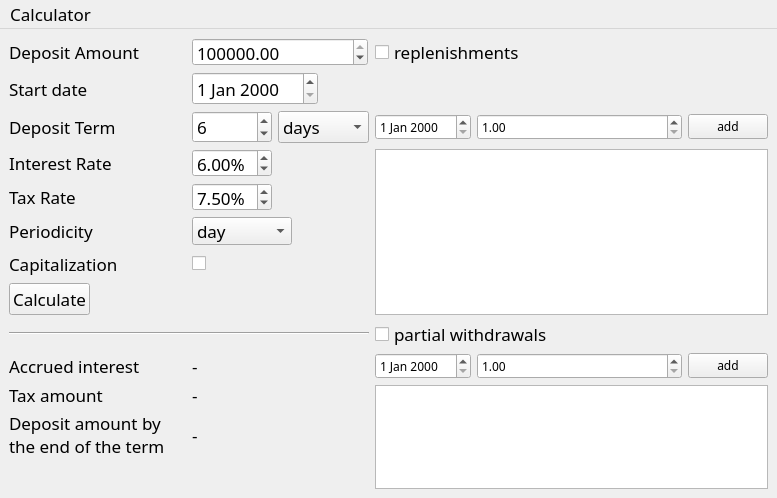
<?xml version="1.0" encoding="UTF-8"?>
<ui version="4.0">
 <class>Deposit</class>
 <widget class="QMainWindow" name="Deposit">
  <property name="geometry">
   <rect>
    <x>0</x>
    <y>0</y>
    <width>777</width>
    <height>498</height>
   </rect>
  </property>
  <property name="windowTitle">
   <string/>
  </property>
  <widget class="QWidget" name="centralwidget">
   <layout class="QFormLayout" name="formLayout">
    <item row="0" column="0" colspan="2">
     <layout class="QGridLayout" name="gridLayout">
      <item row="3" column="1">
       <widget class="QDoubleSpinBox" name="rate">
        <property name="sizePolicy">
         <sizepolicy hsizetype="Fixed" vsizetype="Fixed">
          <horstretch>0</horstretch>
          <verstretch>0</verstretch>
         </sizepolicy>
        </property>
        <property name="minimumSize">
         <size>
          <width>80</width>
          <height>28</height>
         </size>
        </property>
        <property name="maximumSize">
         <size>
          <width>80</width>
          <height>16777215</height>
         </size>
        </property>
        <property name="font">
         <font>
          <family>Sans Serif</family>
          <pointsize>13</pointsize>
         </font>
        </property>
        <property name="suffix">
         <string>%</string>
        </property>
        <property name="decimals">
         <number>2</number>
        </property>
        <property name="value">
         <double>6.000000000000000</double>
        </property>
       </widget>
      </item>
      <item row="11" column="0">
       <widget class="QLabel" name="label_4">
        <property name="sizePolicy">
         <sizepolicy hsizetype="Fixed" vsizetype="Preferred">
          <horstretch>0</horstretch>
          <verstretch>0</verstretch>
         </sizepolicy>
        </property>
        <property name="minimumSize">
         <size>
          <width>177</width>
          <height>40</height>
         </size>
        </property>
        <property name="baseSize">
         <size>
          <width>0</width>
          <height>100</height>
         </size>
        </property>
        <property name="font">
         <font>
          <family>Sans Serif</family>
          <pointsize>13</pointsize>
         </font>
        </property>
        <property name="text">
         <string>Deposit amount by the end of the term</string>
        </property>
        <property name="wordWrap">
         <bool>true</bool>
        </property>
       </widget>
      </item>
      <item row="9" column="0">
       <widget class="QLabel" name="label_6">
        <property name="sizePolicy">
         <sizepolicy hsizetype="Fixed" vsizetype="Fixed">
          <horstretch>0</horstretch>
          <verstretch>0</verstretch>
         </sizepolicy>
        </property>
        <property name="minimumSize">
         <size>
          <width>128</width>
          <height>20</height>
         </size>
        </property>
        <property name="font">
         <font>
          <family>Sans Serif</family>
          <pointsize>13</pointsize>
         </font>
        </property>
        <property name="text">
         <string>Accrued interest</string>
        </property>
       </widget>
      </item>
      <item row="6" column="1">
       <widget class="QCheckBox" name="capitalization">
        <property name="sizePolicy">
         <sizepolicy hsizetype="Fixed" vsizetype="Fixed">
          <horstretch>0</horstretch>
          <verstretch>0</verstretch>
         </sizepolicy>
        </property>
        <property name="minimumSize">
         <size>
          <width>14</width>
          <height>15</height>
         </size>
        </property>
        <property name="font">
         <font>
          <family>Sans Serif</family>
          <pointsize>13</pointsize>
         </font>
        </property>
        <property name="text">
         <string/>
        </property>
       </widget>
      </item>
      <item row="10" column="1">
       <widget class="QLabel" name="tax">
        <property name="minimumSize">
         <size>
          <width>176</width>
          <height>20</height>
         </size>
        </property>
        <property name="font">
         <font>
          <family>Sans Serif</family>
          <pointsize>13</pointsize>
         </font>
        </property>
        <property name="text">
         <string>-</string>
        </property>
       </widget>
      </item>
      <item row="9" column="1">
       <widget class="QLabel" name="accrued_interest">
        <property name="minimumSize">
         <size>
          <width>176</width>
          <height>20</height>
         </size>
        </property>
        <property name="font">
         <font>
          <family>Sans Serif</family>
          <pointsize>13</pointsize>
         </font>
        </property>
        <property name="text">
         <string>-</string>
        </property>
       </widget>
      </item>
      <item row="0" column="0">
       <widget class="QLabel" name="label">
        <property name="sizePolicy">
         <sizepolicy hsizetype="Fixed" vsizetype="Preferred">
          <horstretch>0</horstretch>
          <verstretch>0</verstretch>
         </sizepolicy>
        </property>
        <property name="minimumSize">
         <size>
          <width>127</width>
          <height>28</height>
         </size>
        </property>
        <property name="font">
         <font>
          <family>Sans Serif</family>
          <pointsize>13</pointsize>
         </font>
        </property>
        <property name="text">
         <string>Deposit Amount</string>
        </property>
        <property name="scaledContents">
         <bool>false</bool>
        </property>
       </widget>
      </item>
      <item row="2" column="1">
       <layout class="QHBoxLayout" name="deposit_term">
        <item>
         <widget class="QSpinBox" name="term">
          <property name="sizePolicy">
           <sizepolicy hsizetype="Fixed" vsizetype="Fixed">
            <horstretch>0</horstretch>
            <verstretch>0</verstretch>
           </sizepolicy>
          </property>
          <property name="minimumSize">
           <size>
            <width>80</width>
            <height>28</height>
           </size>
          </property>
          <property name="font">
           <font>
            <family>Sans Serif</family>
            <pointsize>13</pointsize>
           </font>
          </property>
          <property name="suffix">
           <string/>
          </property>
          <property name="prefix">
           <string/>
          </property>
          <property name="minimum">
           <number>1</number>
          </property>
          <property name="maximum">
           <number>650</number>
          </property>
          <property name="value">
           <number>6</number>
          </property>
         </widget>
        </item>
        <item>
         <widget class="QComboBox" name="deposut_term_type">
          <property name="sizePolicy">
           <sizepolicy hsizetype="Fixed" vsizetype="Fixed">
            <horstretch>0</horstretch>
            <verstretch>0</verstretch>
           </sizepolicy>
          </property>
          <property name="font">
           <font>
            <family>Sans Serif</family>
            <pointsize>13</pointsize>
           </font>
          </property>
          <item>
           <property name="text">
            <string>days</string>
           </property>
          </item>
          <item>
           <property name="text">
            <string>months</string>
           </property>
          </item>
          <item>
           <property name="text">
            <string>years</string>
           </property>
          </item>
         </widget>
        </item>
       </layout>
      </item>
      <item row="5" column="1">
       <widget class="QComboBox" name="periodicity">
        <property name="sizePolicy">
         <sizepolicy hsizetype="Fixed" vsizetype="Fixed">
          <horstretch>0</horstretch>
          <verstretch>0</verstretch>
         </sizepolicy>
        </property>
        <property name="minimumSize">
         <size>
          <width>97</width>
          <height>28</height>
         </size>
        </property>
        <property name="font">
         <font>
          <family>Sans Serif</family>
          <pointsize>13</pointsize>
         </font>
        </property>
        <item>
         <property name="text">
          <string>day</string>
         </property>
        </item>
        <item>
         <property name="text">
          <string>week</string>
         </property>
        </item>
        <item>
         <property name="text">
          <string>month</string>
         </property>
        </item>
        <item>
         <property name="text">
          <string>quartal</string>
         </property>
        </item>
        <item>
         <property name="text">
          <string>half year</string>
         </property>
        </item>
        <item>
         <property name="text">
          <string>year</string>
         </property>
        </item>
       </widget>
      </item>
      <item row="10" column="2" rowspan="4">
       <widget class="QTableWidget" name="bot_table">
        <property name="sizePolicy">
         <sizepolicy hsizetype="MinimumExpanding" vsizetype="Expanding">
          <horstretch>0</horstretch>
          <verstretch>0</verstretch>
         </sizepolicy>
        </property>
        <property name="font">
         <font>
          <family>Sans Serif</family>
         </font>
        </property>
        <attribute name="horizontalHeaderVisible">
         <bool>false</bool>
        </attribute>
        <column>
         <property name="text">
          <string>Date</string>
         </property>
        </column>
        <column>
         <property name="text">
          <string>Amount</string>
         </property>
        </column>
        <column>
         <property name="text">
          <string>Delete</string>
         </property>
        </column>
       </widget>
      </item>
      <item row="5" column="0">
       <widget class="QLabel" name="label_7">
        <property name="sizePolicy">
         <sizepolicy hsizetype="Fixed" vsizetype="Preferred">
          <horstretch>0</horstretch>
          <verstretch>0</verstretch>
         </sizepolicy>
        </property>
        <property name="minimumSize">
         <size>
          <width>83</width>
          <height>28</height>
         </size>
        </property>
        <property name="font">
         <font>
          <family>Sans Serif</family>
          <pointsize>13</pointsize>
         </font>
        </property>
        <property name="text">
         <string>Periodicity</string>
        </property>
       </widget>
      </item>
      <item row="0" column="2">
       <widget class="QCheckBox" name="replenishments">
        <property name="sizePolicy">
         <sizepolicy hsizetype="Fixed" vsizetype="Fixed">
          <horstretch>0</horstretch>
          <verstretch>0</verstretch>
         </sizepolicy>
        </property>
        <property name="minimumSize">
         <size>
          <width>145</width>
          <height>28</height>
         </size>
        </property>
        <property name="font">
         <font>
          <family>Sans Serif</family>
          <pointsize>13</pointsize>
         </font>
        </property>
        <property name="autoFillBackground">
         <bool>false</bool>
        </property>
        <property name="text">
         <string>replenishments</string>
        </property>
       </widget>
      </item>
      <item row="6" column="0">
       <widget class="QLabel" name="label_5">
        <property name="sizePolicy">
         <sizepolicy hsizetype="Fixed" vsizetype="Preferred">
          <horstretch>0</horstretch>
          <verstretch>0</verstretch>
         </sizepolicy>
        </property>
        <property name="minimumSize">
         <size>
          <width>107</width>
          <height>26</height>
         </size>
        </property>
        <property name="font">
         <font>
          <family>Sans Serif</family>
          <pointsize>13</pointsize>
         </font>
        </property>
        <property name="text">
         <string>Capitalization</string>
        </property>
       </widget>
      </item>
      <item row="11" column="1">
       <widget class="QLabel" name="dep_by_end">
        <property name="minimumSize">
         <size>
          <width>176</width>
          <height>40</height>
         </size>
        </property>
        <property name="font">
         <font>
          <family>Sans Serif</family>
          <pointsize>13</pointsize>
         </font>
        </property>
        <property name="text">
         <string>-</string>
        </property>
       </widget>
      </item>
      <item row="3" column="0">
       <widget class="QLabel" name="label_3">
        <property name="sizePolicy">
         <sizepolicy hsizetype="Fixed" vsizetype="Preferred">
          <horstretch>0</horstretch>
          <verstretch>0</verstretch>
         </sizepolicy>
        </property>
        <property name="minimumSize">
         <size>
          <width>101</width>
          <height>28</height>
         </size>
        </property>
        <property name="font">
         <font>
          <family>Sans Serif</family>
          <pointsize>13</pointsize>
         </font>
        </property>
        <property name="text">
         <string>Interest Rate</string>
        </property>
       </widget>
      </item>
      <item row="0" column="1">
       <widget class="QDoubleSpinBox" name="deposit_amount">
        <property name="sizePolicy">
         <sizepolicy hsizetype="Fixed" vsizetype="Fixed">
          <horstretch>0</horstretch>
          <verstretch>0</verstretch>
         </sizepolicy>
        </property>
        <property name="minimumSize">
         <size>
          <width>176</width>
          <height>28</height>
         </size>
        </property>
        <property name="baseSize">
         <size>
          <width>0</width>
          <height>0</height>
         </size>
        </property>
        <property name="font">
         <font>
          <family>Sans Serif</family>
          <pointsize>13</pointsize>
         </font>
        </property>
        <property name="minimum">
         <double>1.000000000000000</double>
        </property>
        <property name="maximum">
         <double>1000000000000.000000000000000</double>
        </property>
        <property name="value">
         <double>300000.000000000000000</double>
        </property>
       </widget>
      </item>
      <item row="2" column="2">
       <layout class="QHBoxLayout" name="top_layout">
        <item>
         <widget class="QDateEdit" name="top_date">
          <property name="sizePolicy">
           <sizepolicy hsizetype="Fixed" vsizetype="Fixed">
            <horstretch>0</horstretch>
            <verstretch>0</verstretch>
           </sizepolicy>
          </property>
          <property name="font">
           <font>
            <family>Sans Serif</family>
           </font>
          </property>
         </widget>
        </item>
        <item>
         <widget class="QDoubleSpinBox" name="top_spin">
          <property name="sizePolicy">
           <sizepolicy hsizetype="Expanding" vsizetype="Fixed">
            <horstretch>0</horstretch>
            <verstretch>0</verstretch>
           </sizepolicy>
          </property>
          <property name="font">
           <font>
            <family>Sans Serif</family>
           </font>
          </property>
          <property name="locale">
           <locale language="English" country="Europe"/>
          </property>
          <property name="minimum">
           <double>1.000000000000000</double>
          </property>
          <property name="maximum">
           <double>1000000000000.000000000000000</double>
          </property>
         </widget>
        </item>
        <item>
         <widget class="QPushButton" name="top_add">
          <property name="sizePolicy">
           <sizepolicy hsizetype="Fixed" vsizetype="Fixed">
            <horstretch>0</horstretch>
            <verstretch>0</verstretch>
           </sizepolicy>
          </property>
          <property name="font">
           <font>
            <family>Sans Serif</family>
           </font>
          </property>
          <property name="text">
           <string>add</string>
          </property>
          <attribute name="buttonGroup">
           <string notr="true">add</string>
          </attribute>
         </widget>
        </item>
       </layout>
      </item>
      <item row="4" column="0">
       <widget class="QLabel" name="label_9">
        <property name="sizePolicy">
         <sizepolicy hsizetype="Fixed" vsizetype="Preferred">
          <horstretch>0</horstretch>
          <verstretch>0</verstretch>
         </sizepolicy>
        </property>
        <property name="minimumSize">
         <size>
          <width>66</width>
          <height>28</height>
         </size>
        </property>
        <property name="font">
         <font>
          <family>Sans Serif</family>
          <pointsize>13</pointsize>
         </font>
        </property>
        <property name="text">
         <string>Tax Rate</string>
        </property>
       </widget>
      </item>
      <item row="9" column="2">
       <layout class="QHBoxLayout" name="bot_layout">
        <item>
         <widget class="QDateEdit" name="bot_date">
          <property name="sizePolicy">
           <sizepolicy hsizetype="Fixed" vsizetype="Fixed">
            <horstretch>0</horstretch>
            <verstretch>0</verstretch>
           </sizepolicy>
          </property>
          <property name="font">
           <font>
            <family>Sans Serif</family>
           </font>
          </property>
         </widget>
        </item>
        <item>
         <widget class="QDoubleSpinBox" name="bot_spin">
          <property name="sizePolicy">
           <sizepolicy hsizetype="Expanding" vsizetype="Fixed">
            <horstretch>0</horstretch>
            <verstretch>0</verstretch>
           </sizepolicy>
          </property>
          <property name="font">
           <font>
            <family>Sans Serif</family>
           </font>
          </property>
          <property name="locale">
           <locale language="English" country="Europe"/>
          </property>
          <property name="minimum">
           <double>1.000000000000000</double>
          </property>
          <property name="maximum">
           <double>1000000000000.000000000000000</double>
          </property>
         </widget>
        </item>
        <item>
         <widget class="QPushButton" name="bot_add">
          <property name="sizePolicy">
           <sizepolicy hsizetype="Fixed" vsizetype="Fixed">
            <horstretch>0</horstretch>
            <verstretch>0</verstretch>
           </sizepolicy>
          </property>
          <property name="font">
           <font>
            <family>Sans Serif</family>
           </font>
          </property>
          <property name="text">
           <string>add</string>
          </property>
          <attribute name="buttonGroup">
           <string notr="true">add</string>
          </attribute>
         </widget>
        </item>
       </layout>
      </item>
      <item row="8" column="2">
       <widget class="QCheckBox" name="withdrawals">
        <property name="sizePolicy">
         <sizepolicy hsizetype="Fixed" vsizetype="Fixed">
          <horstretch>0</horstretch>
          <verstretch>0</verstretch>
         </sizepolicy>
        </property>
        <property name="minimumSize">
         <size>
          <width>173</width>
          <height>26</height>
         </size>
        </property>
        <property name="font">
         <font>
          <family>Sans Serif</family>
          <pointsize>13</pointsize>
         </font>
        </property>
        <property name="text">
         <string>partial withdrawals</string>
        </property>
       </widget>
      </item>
      <item row="4" column="1">
       <widget class="QDoubleSpinBox" name="tax_rate">
        <property name="sizePolicy">
         <sizepolicy hsizetype="Expanding" vsizetype="Fixed">
          <horstretch>0</horstretch>
          <verstretch>0</verstretch>
         </sizepolicy>
        </property>
        <property name="minimumSize">
         <size>
          <width>80</width>
          <height>28</height>
         </size>
        </property>
        <property name="maximumSize">
         <size>
          <width>80</width>
          <height>16777215</height>
         </size>
        </property>
        <property name="font">
         <font>
          <family>Sans Serif</family>
          <pointsize>13</pointsize>
         </font>
        </property>
        <property name="suffix">
         <string>%</string>
        </property>
        <property name="decimals">
         <number>2</number>
        </property>
        <property name="value">
         <double>7.500000000000000</double>
        </property>
       </widget>
      </item>
      <item row="1" column="0">
       <widget class="QLabel" name="label_8">
        <property name="sizePolicy">
         <sizepolicy hsizetype="Fixed" vsizetype="Preferred">
          <horstretch>0</horstretch>
          <verstretch>0</verstretch>
         </sizepolicy>
        </property>
        <property name="minimumSize">
         <size>
          <width>101</width>
          <height>28</height>
         </size>
        </property>
        <property name="font">
         <font>
          <family>Sans Serif</family>
          <pointsize>13</pointsize>
         </font>
        </property>
        <property name="text">
         <string>Start date</string>
        </property>
       </widget>
      </item>
      <item row="2" column="0">
       <widget class="QLabel" name="label_2">
        <property name="sizePolicy">
         <sizepolicy hsizetype="Fixed" vsizetype="Preferred">
          <horstretch>0</horstretch>
          <verstretch>0</verstretch>
         </sizepolicy>
        </property>
        <property name="minimumSize">
         <size>
          <width>104</width>
          <height>28</height>
         </size>
        </property>
        <property name="font">
         <font>
          <family>Sans Serif</family>
          <pointsize>13</pointsize>
         </font>
        </property>
        <property name="text">
         <string>Deposit Term</string>
        </property>
       </widget>
      </item>
      <item row="3" column="2" rowspan="5">
       <widget class="QTableWidget" name="top_table">
        <property name="sizePolicy">
         <sizepolicy hsizetype="MinimumExpanding" vsizetype="Expanding">
          <horstretch>0</horstretch>
          <verstretch>0</verstretch>
         </sizepolicy>
        </property>
        <property name="font">
         <font>
          <family>Sans Serif</family>
         </font>
        </property>
        <attribute name="horizontalHeaderVisible">
         <bool>false</bool>
        </attribute>
        <column>
         <property name="text">
          <string>Date</string>
         </property>
        </column>
        <column>
         <property name="text">
          <string>Amount</string>
         </property>
        </column>
        <column>
         <property name="text">
          <string>Delete</string>
         </property>
        </column>
       </widget>
      </item>
      <item row="7" column="0">
       <widget class="QPushButton" name="calculate">
        <property name="sizePolicy">
         <sizepolicy hsizetype="Fixed" vsizetype="Fixed">
          <horstretch>0</horstretch>
          <verstretch>0</verstretch>
         </sizepolicy>
        </property>
        <property name="font">
         <font>
          <family>Sans Serif</family>
          <pointsize>13</pointsize>
         </font>
        </property>
        <property name="text">
         <string>Calculate</string>
        </property>
       </widget>
      </item>
      <item row="8" column="0" colspan="2">
       <widget class="Line" name="line">
        <property name="sizePolicy">
         <sizepolicy hsizetype="Minimum" vsizetype="Fixed">
          <horstretch>0</horstretch>
          <verstretch>0</verstretch>
         </sizepolicy>
        </property>
        <property name="font">
         <font>
          <family>Sans Serif</family>
          <pointsize>13</pointsize>
         </font>
        </property>
        <property name="orientation">
         <enum>Qt::Horizontal</enum>
        </property>
       </widget>
      </item>
      <item row="10" column="0">
       <widget class="QLabel" name="label_10">
        <property name="sizePolicy">
         <sizepolicy hsizetype="Fixed" vsizetype="Preferred">
          <horstretch>0</horstretch>
          <verstretch>0</verstretch>
         </sizepolicy>
        </property>
        <property name="minimumSize">
         <size>
          <width>91</width>
          <height>20</height>
         </size>
        </property>
        <property name="font">
         <font>
          <family>Sans Serif</family>
          <pointsize>13</pointsize>
         </font>
        </property>
        <property name="text">
         <string>Tax amount</string>
        </property>
       </widget>
      </item>
      <item row="1" column="1">
       <widget class="QDateEdit" name="start_date">
        <property name="sizePolicy">
         <sizepolicy hsizetype="Fixed" vsizetype="Fixed">
          <horstretch>0</horstretch>
          <verstretch>0</verstretch>
         </sizepolicy>
        </property>
        <property name="font">
         <font>
          <family>Sans Serif</family>
          <pointsize>13</pointsize>
         </font>
        </property>
       </widget>
      </item>
     </layout>
    </item>
   </layout>
  </widget>
  <widget class="QMenuBar" name="menubar">
   <property name="geometry">
    <rect>
     <x>0</x>
     <y>0</y>
     <width>777</width>
     <height>25</height>
    </rect>
   </property>
   <property name="font">
    <font>
     <family>Sans Serif</family>
     <pointsize>13</pointsize>
    </font>
   </property>
   <widget class="QMenu" name="menuCalculator">
    <property name="font">
     <font>
      <family>Sans Serif</family>
      <pointsize>13</pointsize>
     </font>
    </property>
    <property name="title">
     <string>Calculator</string>
    </property>
    <addaction name="actionBasic"/>
    <addaction name="actionCredit"/>
   </widget>
   <addaction name="menuCalculator"/>
  </widget>
  <action name="actionBasic">
   <property name="text">
    <string>Basic</string>
   </property>
   <property name="font">
    <font>
     <family>Sans Serif</family>
     <pointsize>13</pointsize>
    </font>
   </property>
  </action>
  <action name="actionCredit">
   <property name="text">
    <string>Credit</string>
   </property>
   <property name="font">
    <font>
     <family>Sans Serif</family>
     <pointsize>13</pointsize>
    </font>
   </property>
  </action>
 </widget>
 <resources/>
 <connections/>
 <buttongroups>
  <buttongroup name="add"/>
 </buttongroups>
</ui>
